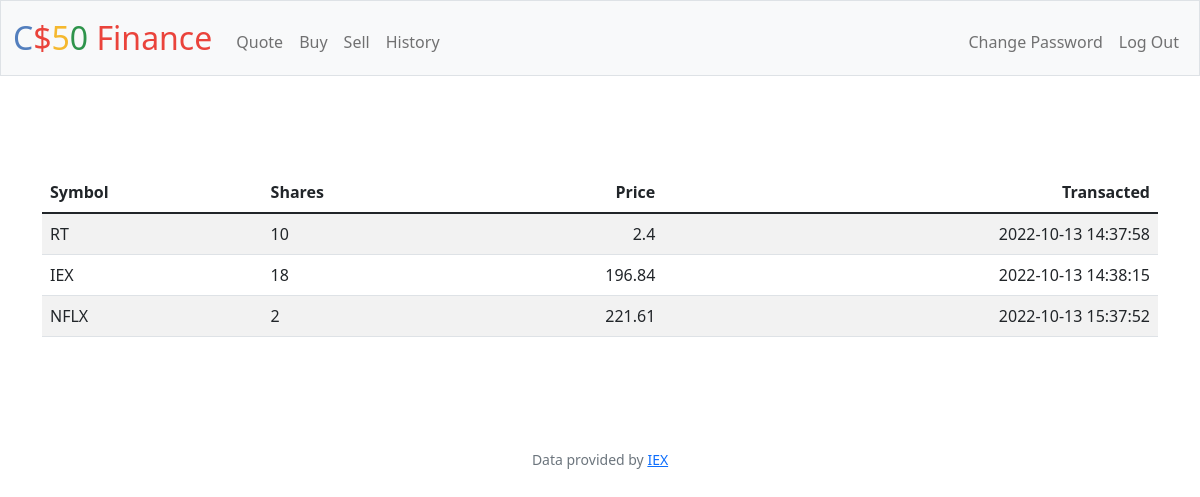
Page /history (signed in) on the committed database.
### tables this page shows
CREATE TABLE shares (
user_id INTEGER,
symbol TEXT NOT NULL,
name TEXT NOT NULL,
amount INTEGER NOT NULL,
price INTEGER NOT NULL,
timestamp DATETIME DEFAULT CURRENT_TIMESTAMP,
FOREIGN KEY(user_id) REFERENCES users(id)
);

### app.py (the view)
@app.route("/history")
@login_required
def history():
    id = session["user_id"]
    shares = db.execute("SELECT * FROM shares WHERE user_id=?", id)
    return render_template("history.html", shares=shares)

### app.py (called while the page is built)
@app.after_request
def after_request(response):
    response.headers["Cache-Control"] = "no-cache, no-store, must-revalidate"
    response.headers["Expires"] = 0
    response.headers["Pragma"] = "no-cache"
    return response

### helpers.py (called while the page is built)
def login_required(f):
    @wraps(f)
    def decorated_function(*args, **kwargs):
        if session.get("user_id") is None:
            return redirect("/login")
        return f(*args, **kwargs)
    return decorated_function

### templates/history.html (shortened to what this page needs)
{% extends "layout.html" %}
{% block main %}
<main class="container py-5 text-center">
    <table class="table table-striped">
        <thead>
            <tr>
                <th class="text-start">Symbol</th>
                <th class="text-start">Shares</th>
                <th class="text-end">Price</th>
                <th class="text-end">Transacted</th>
            </tr>
        </thead>
        <tbody>
            {% for share in shares %}
            <tr>
                <td class="text-start">{{ share["symbol"] }}</td>
                <td class="text-start">{{ share["amount"] }}</td>
                <td class="text-end">{{ share["price"] }}</td>
                <td class="text-end">{{ share["timestamp"] }}</td>
            </tr>
            {% endfor %}
        </tbody>
    </table>
</main>
{% endblock %}

### rows in the picture
shares: symbol "RT", amount "10", price "2.4", timestamp "2022-10-13 14:37:58"
shares: symbol "IEX", amount "18", price "196.84", timestamp "2022-10-13 14:38:15"
shares: symbol "NFLX", amount "2", price "221.61", timestamp "2022-10-13 15:37:52"
